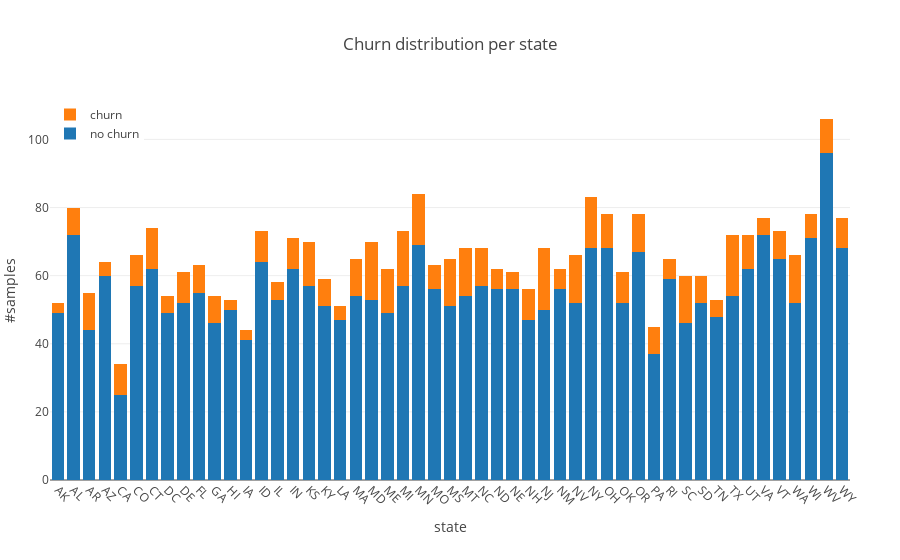

Notebook cell for this chart:
### Markdown cell above
We can see that we have clearly more samples for customers without churn than for customers with churn. So we have a class imbalance for the target variable which could lead to predictive models which are biased towards the majority (i.e. no churn). In order to deal with this issue we will investigate into the use of oversampling when building the models.

Next, we look at the churn distribution per state, to see how much the state influences our target:

### Code cell
state_churn_df = df.groupby(["state", "churn"]).size().unstack()
trace1 = go.Bar(
    x=state_churn_df.index,
    y=state_churn_df[0],
    marker = dict(color = colors[0]),
    name='no churn'
)
trace2 = go.Bar(
    x=state_churn_df.index,
    y=state_churn_df[1],
    marker = dict(color = colors[1]),
    name='churn'
)
data = [trace1, trace2]
layout = go.Layout(
    title='Churn distribution per state',
    autosize=True,
    barmode='stack',
    margin=go.layout.Margin(l=50, r=50),
    xaxis=dict(
        title='state',
        tickangle=45
    ),
    yaxis=dict(
        title='#samples',
        automargin=True,
    ),
    legend=dict(
        x=0,
        y=1,
    ),
)
fig = go.Figure(data=data, layout=layout)
iplot(fig, filename='stacked-bar')

### Figure 1 — Plotly figure (JSON) as saved in the notebook; plotly's stock layout.template omitted (floating-point values rounded to 4 significant figures)
{"data": [{"marker": {"color": "rgb(31, 119, 180)"}, "name": "no churn", "type": "bar", "uid": "1a84ad1c-fb1c-420f-b117-f49e0c3ac682", "x": ["AK", "AL", "AR", "AZ", "CA", "CO", "CT", "DC", "DE", "FL", "GA", "HI", "IA", "ID", "IL", "IN", "KS", "KY", "LA", "MA", "MD", "ME", "MI", "MN", "MO", "MS", "MT", "NC", "ND", "NE", "NH", "NJ", "NM", "NV", "NY", "OH", "OK", "OR", "PA", "RI", "SC", "SD", "TN", "TX", "UT", "VA", "VT", "WA", "WI", "WV", "WY"], "y": [49, 72, 44, 60, 25, 57, 62, 49, 52, 55, 46, 50, 41, 64, 53, 62, 57, 51, 47, 54, 53, 49, 57, 69, 56, 51, 54, 57, 56, 56, 47, 50, 56, 52, 68, 68, 52, 67, 37, 59, 46, 52, 48, 54, 62, 72, 65, 52, 71, 96, 68]}, {"marker": {"color": "rgb(255, 127, 14)"}, "name": "churn", "type": "bar", "uid": "c52e1d8a-9d37-4a9a-9e87-2538826ef20d", "x": ["AK", "AL", "AR", "AZ", "CA", "CO", "CT", "DC", "DE", "FL", "GA", "HI", "IA", "ID", "IL", "IN", "KS", "KY", "LA", "MA", "MD", "ME", "MI", "MN", "MO", "MS", "MT", "NC", "ND", "NE", "NH", "NJ", "NM", "NV", "NY", "OH", "OK", "OR", "PA", "RI", "SC", "SD", "TN", "TX", "UT", "VA", "VT", "WA", "WI", "WV", "WY"], "y": [3, 8, 11, 4, 9, 9, 12, 5, 9, 8, 8, 3, 3, 9, 5, 9, 13, 8, 4, 11, 17, 13, 16, 15, 7, 14, 14, 11, 6, 5, 9, 18, 6, 14, 15, 10, 9, 11, 8, 6, 14, 8, 5, 18, 10, 5, 8, 14, 7, 10, 9]}], "layout": {"autosize": true, "barmode": "stack", "legend": {"x": 0, "y": 1}, "margin": {"l": 50, "r": 50}, "title": {"text": "Churn distribution per state"}, "xaxis": {"tickangle": 45, "title": {"text": "state"}}, "yaxis": {"automargin": true, "title": {"text": "#samples"}}}}
